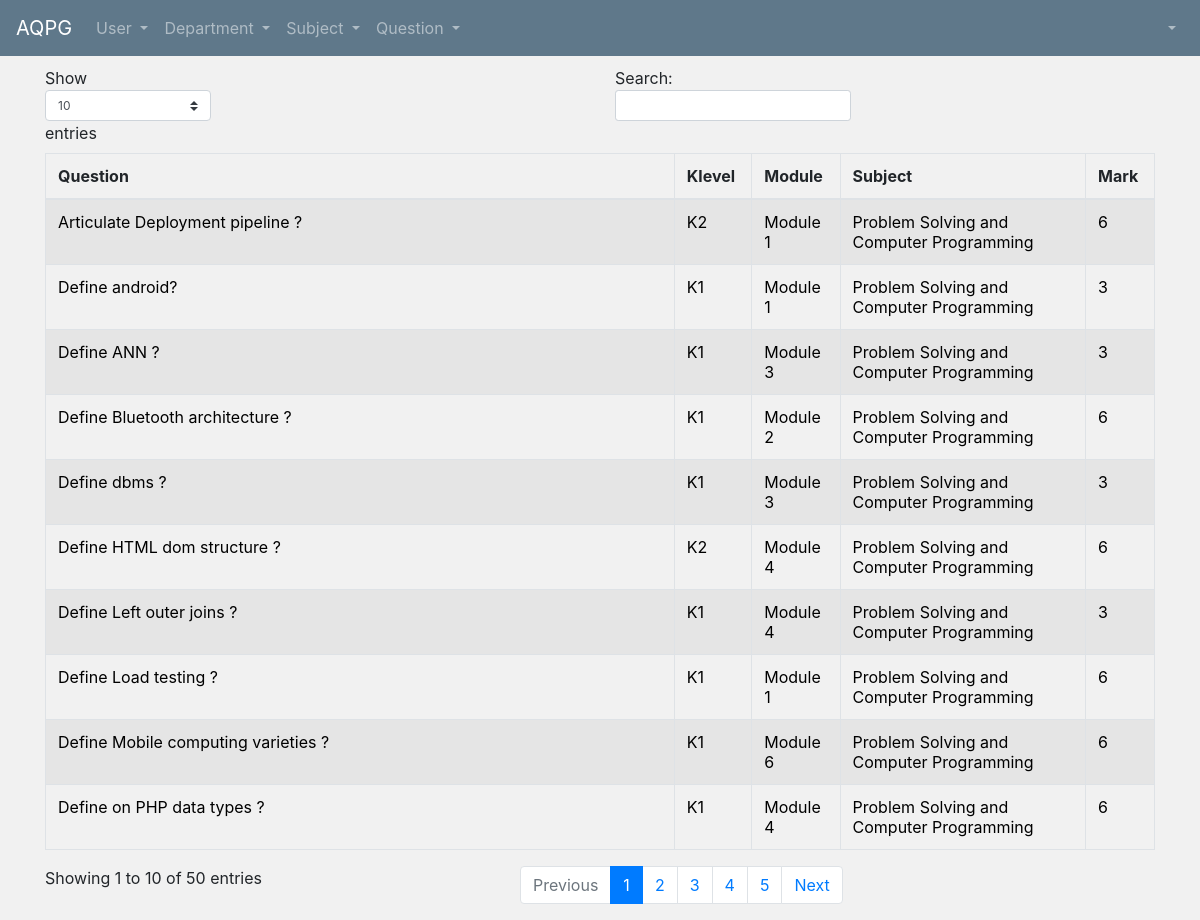
/qnppr/question-list/, run on the app's committed database.
### qnppr/models.py (models this page shows, shortened)
class Question(models.Model):
    desc = models.TextField()
    fig = models.ImageField(upload_to='question_fig/', blank=True)
    subject = models.ForeignKey(Subject, on_delete=models.CASCADE)
    module =  models.ForeignKey(Module, on_delete=models.CASCADE)
    mark = models.ForeignKey(Mark, on_delete=models.CASCADE)
    klevel = models.ForeignKey(Blooms_lvl, on_delete=models.CASCADE)

class Blooms_lvl(models.Model):
    blm_lvl_name = models.CharField(max_length=100)
    def __str__(self):
        return self.blm_lvl_name

class Module(models.Model):
    module_name = models.CharField(max_length=100)
    def __str__(self):
        return self.module_name

class Subject(models.Model):
    subcode = models.CharField(max_length=100)
    subname = models.CharField(max_length=100)
    dept = models.ForeignKey(Department, on_delete=models.CASCADE)
    sem = models.ForeignKey(Semester, on_delete=models.CASCADE)
    def __str__(self):
        return self.subname

class Mark(models.Model):
    mark_disp = models.CharField(max_length=100)
    dept = models.ForeignKey(Department, on_delete=models.CASCADE)
    def __str__(self):
        return self.mark_disp

### qnppr/views.py (the view)
# urls.py: path('question-list/', viewQuestionList, name="qn-list"),
def viewQuestionList(request):
    if request.method == 'POST':
        question_list = Question.objects.all()
        context = {
            'question_list': question_list
        }
        return render(request, 'qnppr/question_list.html', context)
    else:
        question_list = Question.objects.all()
        context = {
            'question_list': question_list
        }
    return render(request, 'qnppr/question_list.html', context)

### qnppr/templates/qnppr/question_list.html (shortened to what this page needs)
{% extends 'users/base.html' %}
{% load crispy_forms_tags %}
{% block nav_bar_left_items %}
<ul class="navbar-nav mr-auto">
      <li class="nav-item dropdown">
        <a class="nav-link dropdown-toggle" href="#" id="navbarDropdown" role="button" data-toggle="dropdown" aria-haspopup="true" aria-expanded="false">
          User
        </a>
		</li>
      <li class="nav-item dropdown">
        <a class="nav-link dropdown-toggle" href="#" id="navbarDropdown" role="button" data-toggle="dropdown" aria-haspopup="true" aria-expanded="false">
          Department
        </a>
      </li>
      <li class="nav-item dropdown ">
        <a class="nav-link dropdown-toggle" href="#" id="navbarDropdown" role="button" data-toggle="dropdown" aria-haspopup="true" aria-expanded="false">
          Subject
        </a>
      </li>
      <li class="nav-item dropdown ">
        <a class="nav-link dropdown-toggle" href="#" id="navbarDropdown" role="button" data-toggle="dropdown" aria-haspopup="true" aria-expanded="false">
          Question
        </a>
      </li>
    </ul>
{% endblock %}
{% block nav_bar_right_items %}
<ul class="navbar-nav ml-auto" >
      <li class="nav-item dropdown">
        <a class="nav-link dropdown-toggle" href="#" id="navbarDropdown" role="button" data-toggle="dropdown" aria-haspopup="true" aria-expanded="false">
        </a>
      </li>
    </ul>
{% endblock %}
{% block main_divs %}
        <div class="col-md-12" style="margin-top: 10">
{% endblock %}
{% block content %}
<link rel="stylesheet" href="https://maxcdn.bootstrapcdn.com/bootstrap/4.0.0/css/bootstrap.min.css">
<script src="https://code.jquery.com/jquery-3.3.1.js"></script>
<table id="question_tbl" class="table table-striped table-bordered" style="width:100%">
        <thead>
            <tr>
                <th>Question</th>
                <th>Klevel</th>
                <th>Module</th>
                <th>Subject</th>
                <th>Mark</th>
            </tr>
        </thead>
        <tbody>
            {% for qn in question_list %}
        <tr>
            <td style="color:black;">{{qn.desc}}</td>
            <td style="color:black;">{{qn.klevel}}</td>
            <td style="color:black;">{{qn.module}}</td>
            <td style="color:black;">{{qn.subject}}</td>
            <td style="color:black;">{{qn.mark}}</td>
        </tr>
        {%endfor%}
        </tbody>
    </table>
{% endblock content %}

### data on the page
Question: desc "Define android?", klevel "K1", module "Module 1", subject "Problem Solving and Computer Programming", mark "3"
Question: desc "Define dbms ?", klevel "K1", module "Module 3", subject "Problem Solving and Computer Programming", mark "3"
Question: desc "Define ANN ?", klevel "K1", module "Module 3", subject "Problem Solving and Computer Programming", mark "3"
Question: desc "Define Left outer joins ?", klevel "K1", module "Module 4", subject "Problem Solving and Computer Programming", mark "3"
Question: desc "Articulate Deployment pipeline ?", klevel "K2", module "Module 1", subject "Problem Solving and Computer Programming", mark "6"
Question: desc "Define Load testing ?", klevel "K1", module "Module 1", subject "Problem Solving and Computer Programming", mark "6"
Question: desc "Define Bluetooth architecture ?", klevel "K1", module "Module 2", subject "Problem Solving and Computer Programming", mark "6"
Question: desc "Define HTML dom structure ?", klevel "K2", module "Module 4", subject "Problem Solving and Computer Programming", mark "6"
Question: desc "Define on PHP data types ?", klevel "K1", module "Module 4", subject "Problem Solving and Computer Programming", mark "6"
Question: desc "Define Mobile computing varieties ?", klevel "K1", module "Module 6", subject "Problem Solving and Computer Programming", mark "6"
